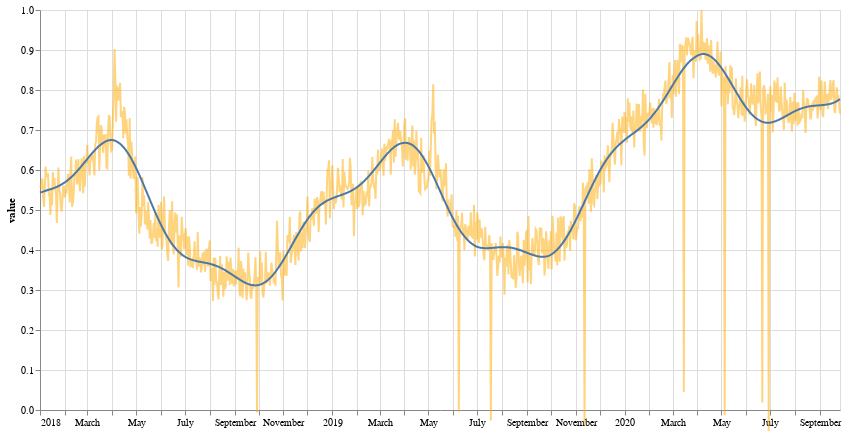

The cell this chart's notebook holds for it:
### Code cell
plot_all(df, trend_df, seasonal_df)

### Figure 1 — Vega-Lite specification as saved in the notebook (floating-point values rounded to 4 significant figures; data arrays with more than 128 entries replaced by an {"elided": "..."} marker saying what was removed)
{"config": {"view": {"continuousWidth": 400, "continuousHeight": 300}}, "layer": [{"data": {"name": "data-e82deb7f38554aa6480aca730cf3e033"}, "mark": {"type": "line", "color": "#FFAA00", "opacity": 0.5}, "encoding": {"x": {"type": "temporal", "field": "date"}, "y": {"type": "quantitative", "field": "value"}}}, {"data": {"name": "data-f74755144dcea59f35e5b9ea69173c0e"}, "mark": "line", "encoding": {"x": {"type": "temporal", "axis": {"labels": true, "title": ""}, "field": "t"}, "y": {"type": "quantitative", "field": "value", "scale": {"domain": [0, 1]}}}, "height": 400, "width": 800}], "$schema": "https://vega.github.io/schema/vega-lite/v4.8.1.json", "datasets": {"data-e82deb7f38554aa6480aca730cf3e033": {"elided": "1000 records"}, "data-f74755144dcea59f35e5b9ea69173c0e": {"elided": "1000 records"}}}
